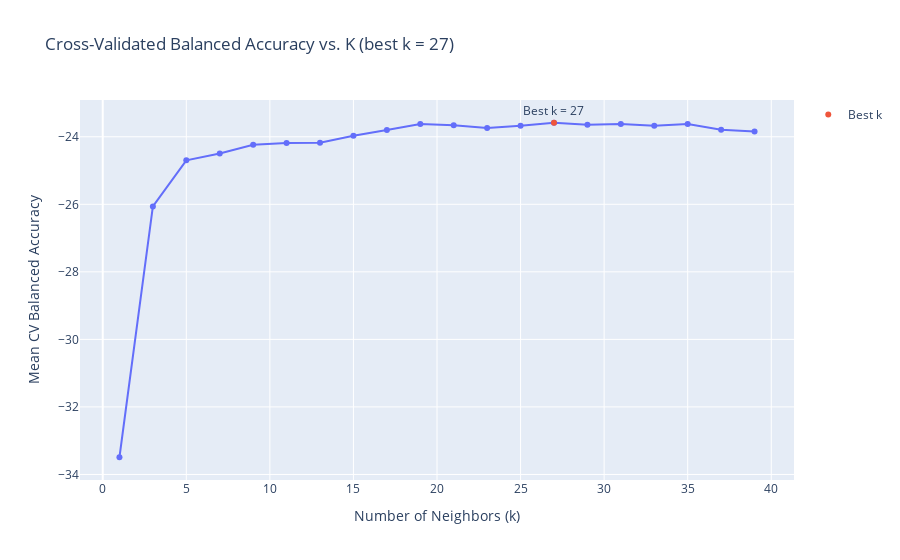

Here is the notebook cell this chart was saved with:
### Code cell
results_df = pd.DataFrame(grid.cv_results_)

results_df["k"] = results_df["param_knn__n_neighbors"]
results_df["mean_score"] = results_df["mean_test_score"]

best_k = grid.best_params_["knn__n_neighbors"]
best_score = grid.best_score_

fig = px.line(
    results_df,
    x="k",
    y="mean_score",
    title=f"Cross-Validated Balanced Accuracy vs. K (best k = {best_k})",
    markers=True,
    labels={"k": "Number of Neighbors (k)", "mean_score": "Mean CV Balanced Accuracy"}
)


fig.add_scatter(
    x=[best_k],
    y=[best_score],
    mode="markers+text",
    text=[f"Best k = {best_k}"],
    textposition="top center",
    name="Best k"
)

fig.update_layout(hovermode="x unified")
fig.show()

### Figure 1 — Plotly figure (JSON) as saved in the notebook; plotly's stock layout.template omitted (floating-point values rounded to 4 significant figures)
{"data": [{"hovertemplate": "Number of Neighbors (k)=%{x}<br>Mean CV Balanced Accuracy=%{y}<extra></extra>", "legendgroup": "", "line": {"color": "#636efa", "dash": "solid"}, "marker": {"symbol": "circle"}, "mode": "lines+markers", "name": "", "orientation": "v", "showlegend": false, "type": "scatter", "x": [1, 3, 5, 7, 9, 11, 13, 15, 17, 19, 21, 23, 25, 27, 29, 31, 33, 35, 37, 39], "xaxis": "x", "y": [-33.49, -26.06, -24.7, -24.5, -24.24, -24.19, -24.17, -23.97, -23.8, -23.62, -23.66, -23.74, -23.68, -23.59, -23.64, -23.62, -23.67, -23.63, -23.79, -23.85], "yaxis": "y"}, {"mode": "markers+text", "name": "Best k", "text": ["Best k = 27"], "textposition": "top center", "type": "scatter", "x": [27], "y": [-23.59]}], "layout": {"hovermode": "x unified", "legend": {"tracegroupgap": 0}, "title": {"text": "Cross-Validated Balanced Accuracy vs. K (best k = 27)"}, "xaxis": {"anchor": "y", "domain": [0, 1], "title": {"text": "Number of Neighbors (k)"}}, "yaxis": {"anchor": "x", "domain": [0, 1], "title": {"text": "Mean CV Balanced Accuracy"}}}}
